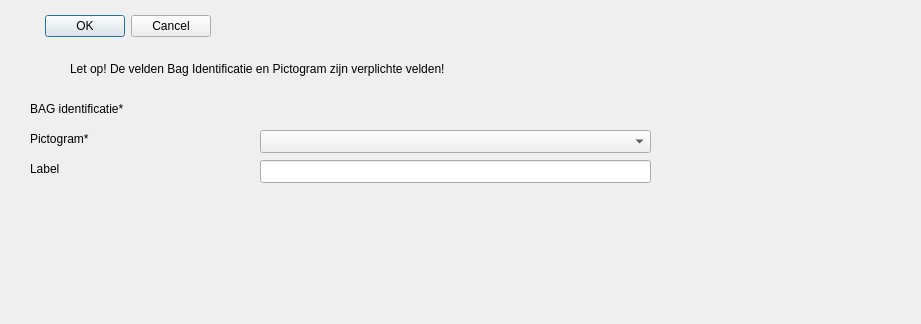
<?xml version="1.0" encoding="UTF-8"?>
<ui version="4.0">
 <class>Dialog</class>
 <widget class="QDialog" name="Dialog">
  <property name="geometry">
   <rect>
    <x>0</x>
    <y>0</y>
    <width>921</width>
    <height>324</height>
   </rect>
  </property>
  <property name="windowTitle">
   <string>Dialog</string>
  </property>
  <widget class="QDialogButtonBox" name="buttonBox">
   <property name="geometry">
    <rect>
     <x>10</x>
     <y>10</y>
     <width>201</width>
     <height>32</height>
    </rect>
   </property>
   <property name="orientation">
    <enum>Qt::Horizontal</enum>
   </property>
   <property name="standardButtons">
    <set>QDialogButtonBox::Cancel|QDialogButtonBox::Ok</set>
   </property>
  </widget>
  <widget class="QLabel" name="label_2">
   <property name="geometry">
    <rect>
     <x>30</x>
     <y>100</y>
     <width>211</width>
     <height>17</height>
    </rect>
   </property>
   <property name="text">
    <string>BAG identificatie*</string>
   </property>
  </widget>
  <widget class="QLabel" name="label_3">
   <property name="geometry">
    <rect>
     <x>30</x>
     <y>130</y>
     <width>91</width>
     <height>17</height>
    </rect>
   </property>
   <property name="text">
    <string>Pictogram*</string>
   </property>
  </widget>
  <widget class="QLabel" name="label_4">
   <property name="geometry">
    <rect>
     <x>30</x>
     <y>160</y>
     <width>57</width>
     <height>17</height>
    </rect>
   </property>
   <property name="text">
    <string>Label</string>
   </property>
  </widget>
  <widget class="QLabel" name="label_7">
   <property name="geometry">
    <rect>
     <x>70</x>
     <y>60</y>
     <width>571</width>
     <height>17</height>
    </rect>
   </property>
   <property name="text">
    <string>Let op! De velden Bag Identificatie en Pictogram zijn verplichte velden!</string>
   </property>
  </widget>
  <widget class="QLabel" name="label_8">
   <property name="geometry">
    <rect>
     <x>30</x>
     <y>50</y>
     <width>31</width>
     <height>41</height>
    </rect>
   </property>
   <property name="text">
    <string/>
   </property>
   <property name="pixmap">
    <pixmap>Algemeen gevaar.svg</pixmap>
   </property>
  </widget>
  <widget class="QComboBox" name="voorziening_pictogram_id">
   <property name="geometry">
    <rect>
     <x>260</x>
     <y>130</y>
     <width>391</width>
     <height>23</height>
    </rect>
   </property>
   <property name="maxVisibleItems">
    <number>30</number>
   </property>
  </widget>
  <widget class="QgsRelationReferenceWidget" name="pand_id" native="true">
   <property name="geometry">
    <rect>
     <x>260</x>
     <y>100</y>
     <width>785</width>
     <height>26</height>
    </rect>
   </property>
   <property name="sizePolicy">
    <sizepolicy hsizetype="Preferred" vsizetype="Preferred">
     <horstretch>0</horstretch>
     <verstretch>0</verstretch>
    </sizepolicy>
   </property>
   <property name="minimumSize">
    <size>
     <width>0</width>
     <height>26</height>
    </size>
   </property>
   <property name="whatsThis">
    <string/>
   </property>
  </widget>
  <widget class="QLineEdit" name="label">
   <property name="geometry">
    <rect>
     <x>260</x>
     <y>160</y>
     <width>391</width>
     <height>23</height>
    </rect>
   </property>
  </widget>
 </widget>
 <customwidgets>
  <customwidget>
   <class>QgsRelationReferenceWidget</class>
   <extends>QWidget</extends>
   <header>qgsrelationreferencewidget.h</header>
  </customwidget>
 </customwidgets>
 <resources/>
 <connections>
  <connection>
   <sender>buttonBox</sender>
   <signal>accepted()</signal>
   <receiver>Dialog</receiver>
   <slot>accept()</slot>
   <hints>
    <hint type="sourcelabel">
     <x>248</x>
     <y>254</y>
    </hint>
    <hint type="destinationlabel">
     <x>157</x>
     <y>274</y>
    </hint>
   </hints>
  </connection>
  <connection>
   <sender>buttonBox</sender>
   <signal>rejected()</signal>
   <receiver>Dialog</receiver>
   <slot>reject()</slot>
   <hints>
    <hint type="sourcelabel">
     <x>316</x>
     <y>260</y>
    </hint>
    <hint type="destinationlabel">
     <x>286</x>
     <y>274</y>
    </hint>
   </hints>
  </connection>
 </connections>
</ui>
